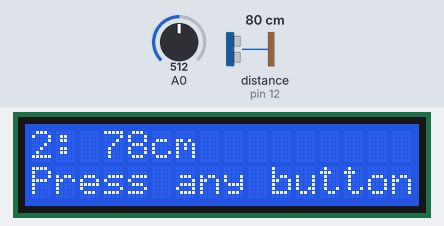
This sketch was run on a simulated Arduino Uno, built with avr-gcc and run on an emulated ATmega328P. Parts: 16×2 character LCD. Wiring (inferred from the names in the program): ultrasonic range finder: trigger pin 13; echo pin 12. Inputs (shaded band) come from the test bench; at power-on: A0 = 512, distance to the obstacle (sensor on pin 12) 80 cm. The echo pulse lasts 58.3 µs per cm.

Above: at 1.2 s.
1.3 s: A0 set to 716
At 2.5 s:
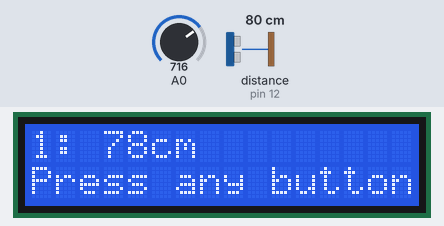
2.8 s: A0 set to 306
At 4.0 s:
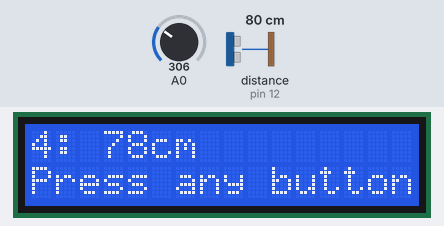
4.3 s: A0 set to 122
At 5.7 s:
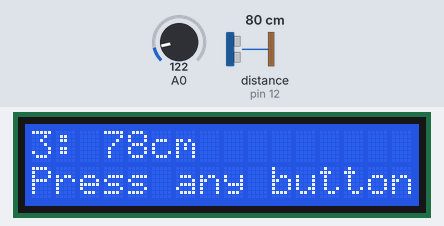
Timing chart, 0 to 7.3 s (numbered marks = the images above; inputs shaded):
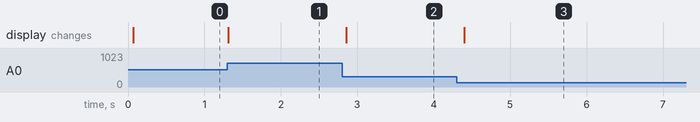

The sketch:

sonic_lcd_keys_distance_1.ino
```cpp
#include <LiquidCrystal.h>
#include <LCDKeypad.h>
#include <DFR_Key.h>

LCDKeypad lcd;
DFR_Key keypad;
// defines pins numbers
const int trigPin = 13;
const int echoPin = 12;
int trying = 0;
long distance = -1;
int btn = -1;

void setup() {
  pinMode(trigPin, OUTPUT); // Sets the trigPin as an Output
  pinMode(echoPin, INPUT); // Sets the echoPin as an Input
  lcd.begin(16, 2);
}

void loop() {
  int pressedBtn = keypad.getKey();
  if (pressedBtn  > 0) {
    btn = pressedBtn;
    show(getDistance(), pressedBtn);
  }


  lcd.setCursor(0, 1);
  lcd.println("Press any button");
  delay(100);
}

long getDistance() {
  digitalWrite(trigPin, LOW);
  delayMicroseconds(2);
  digitalWrite(trigPin, HIGH);
  delayMicroseconds(10);
  digitalWrite(trigPin, LOW);
  return pulseIn(echoPin, HIGH);
}

void show(long duration, int trying) {
  int distanceCm = duration * 0.034 / 2;
  lcd.setCursor(0, 0);
  lcd.print(trying);
  lcd.print(": ");
  lcd.print(distanceCm);
  lcd.print("cm ");
}

void showStartMessage() {
  lcd.setCursor(0, 0);
  lcd.println("Waiting!        ");
}
```

Measured:
- after the input at 1.3 s, the display: changes at once (image 1)
- after the input at 2.8 s, the display: changes after 0.06 s (image 2)
- after the input at 4.3 s, the display: changes after 0.10 s (image 3)
